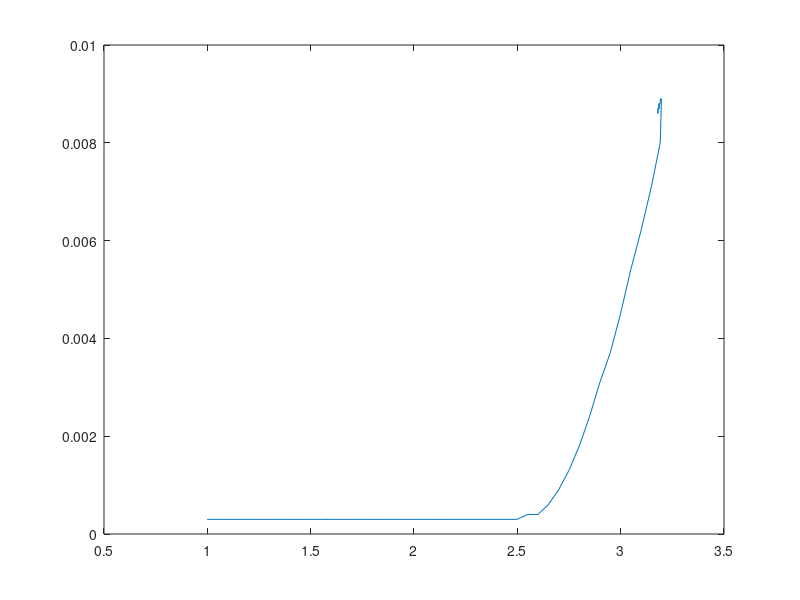

MATLAB code for this plot: (Note: this script raises an error after producing the figure.)
clear;
clc;
close all;

% opticalPower = 1e-6*[6.98;29.68;58.82;71.31;87.24;99.8;110;119;126.6;135.1;142.5;149.6;155.5;158.2;160;160;162;159;150;147.8;145;145;141;132;122;111;93;89];
%     
% % current = 1e-3*[1 5:5:125];
% 
% voltage = [2.8;3;3.3;3.6;3.8;4.1;4.3;4.5;4.8;5;5.3;5.6;5.8;6.1;6.3;6.6;6.8;6.9;7;7.2;7.5;7.7;7.9;8.2;8.4;8.7;8.9;9];

% plot(current(1:end-2), voltage)
% 
% figure
% plot(current(1:end-2),opticalPower)
% 
% figure
% plot(current(1:end-2).*voltage.',opticalPower)


% data = [1	2.8	10
% 5	3	43.2
% 10	3.4	78
% 15	3.7	107
% 20	3.9	132.9
% 25	4.2	155.4
% 30	4.5	175.4
% 35	4.7	191.5
% 40	5	205.7
% 45	5.2	215.8
% 50	5.5	224.7
% 55	5.7	231.1
% 60	5.9	237.8
% 65	6.2	240.5];

load DCeVDC.mat;

opticalPower = [0.05
0.554
1.47
3
5.2
7.5
11.05
15.68
21.81
29.05
36.87
45.2
53.78
62.53
71.33
80.3
89.48
96.55
97.08
97.02
96.97
96.84
96.82
96.75
96.74
96.6
96.55
96.63
96.59
96.53] * 1e-6;
receiverDiameter = 3.2e-3;

area = pi*(receiverDiameter/2)^2;

plot(VDC, DC)

aux = find(round(VDC,2)==2.35);
figure
plot(DC(aux:length(opticalPower)+aux-1),opticalPower/area)

figure
plot(DC(aux:length(opticalPower)+aux-1).* VDC(aux:length(opticalPower)+aux-1),opticalPower/area)



    


load whiteLED_334-15_Param.mat;
load whiteLED_334-15.mat;
load VLC_param01.mat;

eletricalPowerOutput = 0:0.01:0.3;
opticalPowerOutput = Poptical(ledLuminousEfficacy,eletricalPowerOutput,kNonLinearity,maxLuminousIntensityLED);

figure

plot(eletricalPowerOutput, opticalPowerOutput)

modFun = @(vmax, vdc) (vmax - vdc)/vdc; 
vmaxFun = @(MI, vdc) (vdc.*MI);

voltageVector = [2.8 3];

 %quando a tens�o caiu 4 vezes do valor inicial;
% 
% vdc = data(:,2);
MI = [0.1];
% 
vmax = vmaxFun(MI,voltageVector)*2000; %Vpp [mV]




